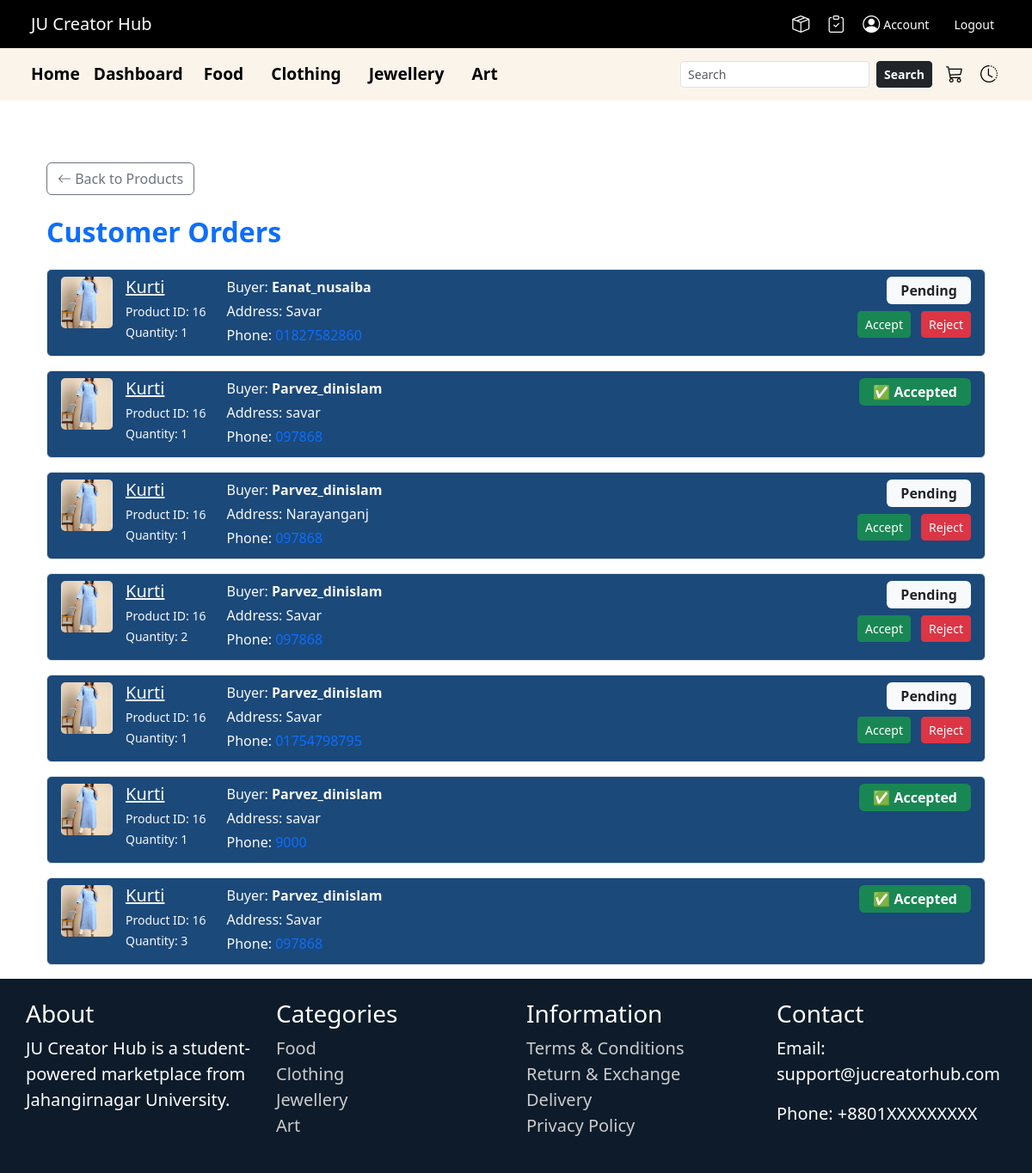
The page /seller/orders/ (signed in) on the database as committed earlier.
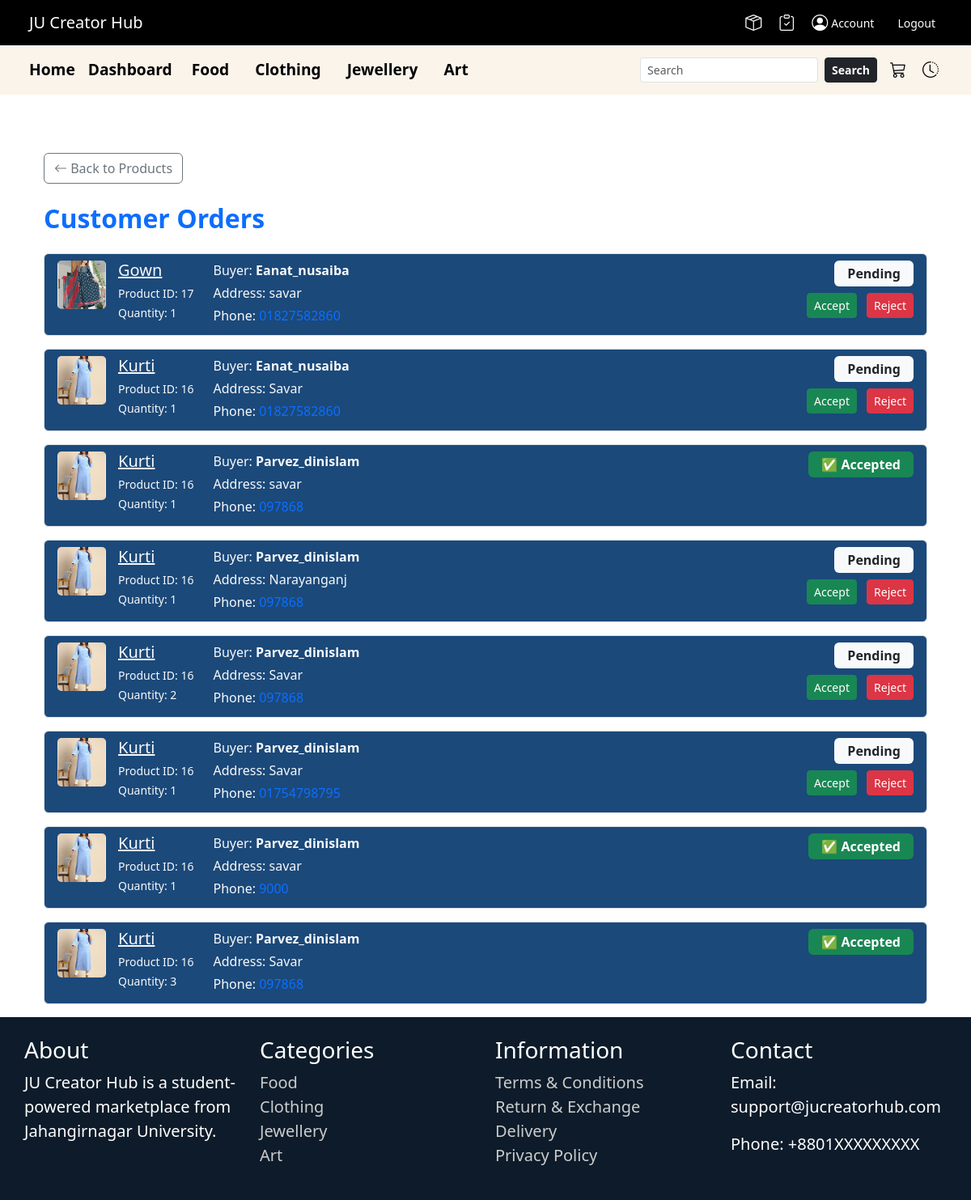
The same page on the database as committed later.
### ecommerce/models.py (models this page shows, shortened)
class OrderItem(models.Model):
    order = models.ForeignKey(Order, on_delete=models.CASCADE, related_name='items')
    product = models.ForeignKey(Product, on_delete=models.CASCADE)
    quantity = models.PositiveIntegerField()
    price = models.DecimalField(max_digits=10, decimal_places=2)
    is_approved = models.BooleanField(default=False)  # ✅ Approval field for seller
    seller_status = models.CharField(max_length=20, default='Pending')
    rejection_reason = models.TextField(blank=True, null=True)

class Product(models.Model):
    CATEGORY_CHOICES = [
        ('food', 'Food'),
        ('clothing', 'Clothing'),
        ('jewellery', 'Jewellery'),
        ('art', 'Art'),
    ]
    name = models.CharField(max_length=255)
    image = models.ImageField(upload_to='product_images/')
    price = models.DecimalField(max_digits=10, decimal_places=2)
    description = models.TextField()
    category = models.CharField(max_length=50, choices=CATEGORY_CHOICES)
    seller = models.ForeignKey(User, on_delete=models.CASCADE, related_name='products')

class Order(models.Model):
    buyer = models.ForeignKey(User, on_delete=models.CASCADE)
    address = models.CharField(max_length=255)
    phone = models.CharField(max_length=20)
    status = models.CharField(max_length=20, default='Pending')
    created_at = models.DateTimeField(auto_now_add=True)

### ecommerce/views.py (the view)
# urls.py: path('seller/orders/', views.seller_orders, name='seller_orders'),
@login_required
def seller_orders(request):
    if request.user.profile.role != 'seller':
        return redirect('home')
    order_items = OrderItem.objects.select_related('product', 'order')\
                                   .filter(product__seller=request.user)\
                                   .order_by('-order__created_at')
    return render(request, 'ecommerce/seller_orders.html', {
        'order_items': order_items
    })

### ecommerce/context_processors.py (called while the page is built)
def shop_names_processor(request):
    shop_names = Profile.objects.filter(
        role='seller',
        shop_name__isnull=False
    ).exclude(shop_name='')
    return {'shop_names': shop_names}

### ecommerce/templates/ecommerce/seller_orders.html (shortened to what this page needs)
{% extends 'ecommerce/base.html' %}
{% block content %}
<div class="container mt-5">
  <div class="mb-4">
    <a href="{% url 'product_showcase' %}" class="btn btn-outline-secondary">
      <i class="bi bi-arrow-left"></i> Back to Products
    </a>
  </div>
  <h2 class="mb-4 text-primary fw-semibold">Customer Orders</h2>
  {% if order_items %}
    <ul class="list-group">
      {% for item in order_items %}
        <li class="list-group-item d-flex justify-content-between align-items-start flex-wrap border rounded mb-3" style="background-color: rgb(27, 73, 122);">
          <div class="d-flex">
            <img src="{{ item.product.image.url }}" alt="{{ item.product.name }}" style="height: 60px; width: 60px; object-fit: cover; margin-right: 15px; border-radius: 5px;">
            <div>
              <h5 class="mb-1">
                <a href="{% url 'product_detail' item.product.id %}" class="text-light text-decoration-underline">
                  {{ item.product.name }}
                </a>
              </h5>
              <small class="text-light">Product ID: {{ item.product.id }}</small><br>
              <small class="text-light">Quantity: {{ item.quantity }}</small>
            </div>
          </div>
          <div class="ms-4 text-light">
            <p class="mb-1">Buyer: <strong>{{ item.order.buyer.username }}</strong></p>
            <p class="mb-1">Address: {{ item.order.address }}</p>
            <p class="mb-1">Phone: <a href="tel:{{ item.order.phone }}" class="text-decoration-none text-primary">{{ item.order.phone }}</a></p>
          </div>
          <div class="ms-auto text-end">
            {% if item.seller_status == "Approved" %}
              <span class="badge bg-success py-2 px-3 fs-6">✅ Accepted</span>
            {% elif item.seller_status == "Rejected" %}
              <span class="badge bg-danger py-2 px-3 fs-6">❌ Rejected</span>
              {% if item.rejection_reason %}
                <div class="text-light mt-1"><em>Reason: {{ item.rejection_reason }}</em></div>
              {% endif %}
            {% else %}
              <span class="badge bg-light text-dark py-2 px-3 fs-6">Pending</span>
              <div class="mt-2">
                <a href="{% url 'approve_order_item' item.id %}" class="btn btn-success btn-sm me-2">Accept</a>
                <a href="{% url 'reject_order_item' item.id %}" class="btn btn-danger btn-sm">Reject</a>
              </div>
            {% endif %}
          </div>
        </li>
      {% endfor %}
    </ul>
  {% else %}
    <p class="text-muted fst-italic">No customer orders yet.</p>
  {% endif %}
</div>
<link rel="stylesheet" href="https://cdn.jsdelivr.net/npm/bootstrap-icons@1.10.5/font/bootstrap-icons.css">
{% endblock %}

Rows that differ between the two databases and show on the page:
added OrderItem: product.image (picture), product.name "Gown", product.id "17", quantity "1", order.buyer.username "Eanat_nusaiba", order.address "savar", order.phone "01827582860", seller_status "Pending"
